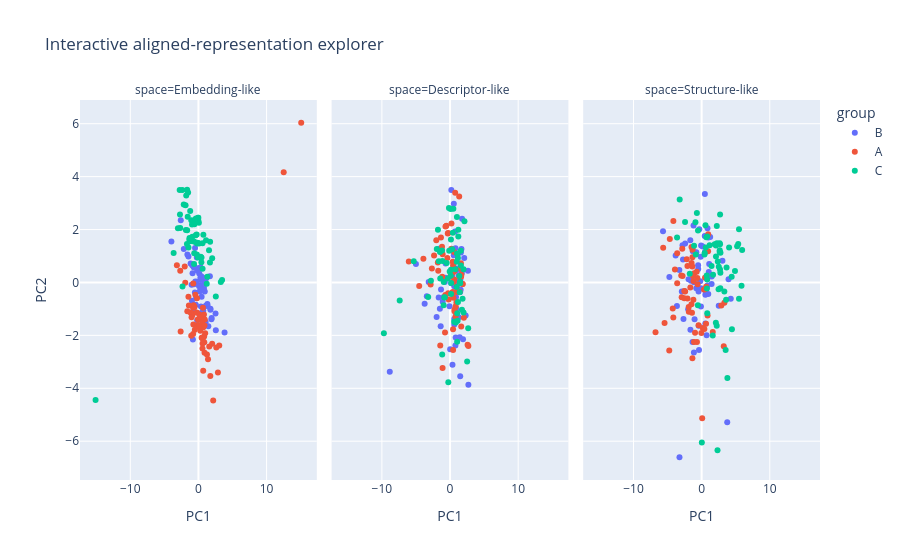

The code cell stored with this chart in its notebook:
### Markdown cell above
## Interactive side-by-side representation explorer

### Code cell
import plotly.express as px
long=[]
for name,res in pcs.items():
    t=res.scores[['observation_id','PC1','PC2']].merge(frame[['id','group','activity']],left_on='observation_id',right_on='id'); t['space']=name; long.append(t)
long=pd.concat(long,ignore_index=True)
fig=px.scatter(long,x='PC1',y='PC2',color='group',facet_col='space',hover_data=['observation_id','activity'],title='Interactive aligned-representation explorer')
fig
